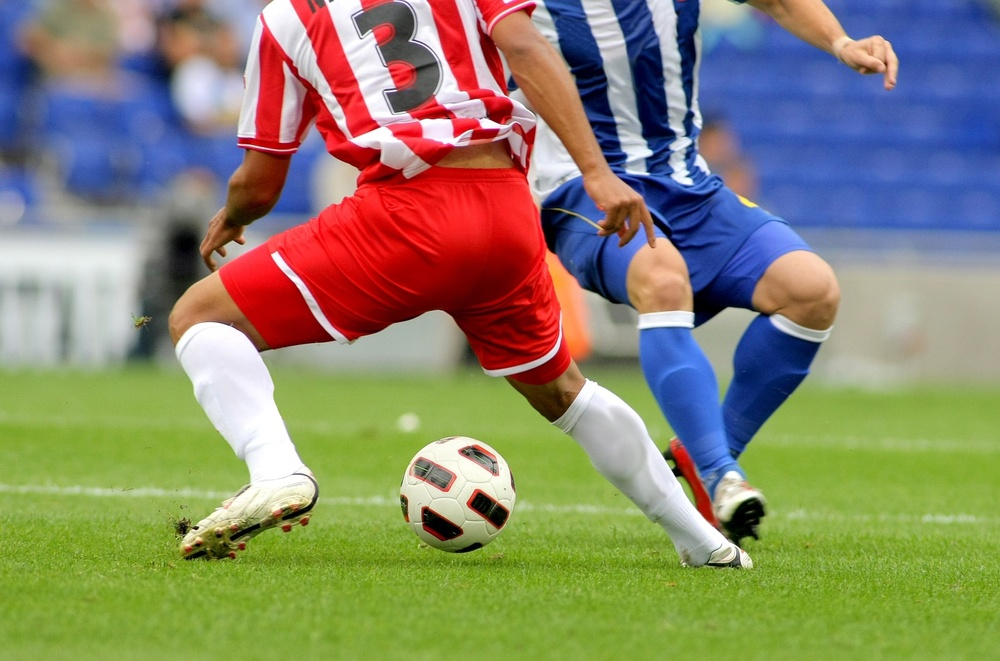
#> input picture wk04/soccer.jpg, 1000 x 661 px, shrunk from 1434 x 948 before the run
$ jupyter execute prac08.ipynb
#> lines starting #> are read from the running program, lines starting #| are printed output that depends on the picture
[cell 1]
import cv2

img = cv2.imread("soccer.jpg")
#> img is the input picture: shape (661, 1000, 3); mean B, G, R 107.3, 133.3, 136.8
threshold1 = 0
threshold2 = 360
aperture_size = 5
L2Gradient = True

edge = cv2.Canny(img, threshold1, threshold2,
                 apertureSize = aperture_size,
                 L2gradient = L2Gradient )
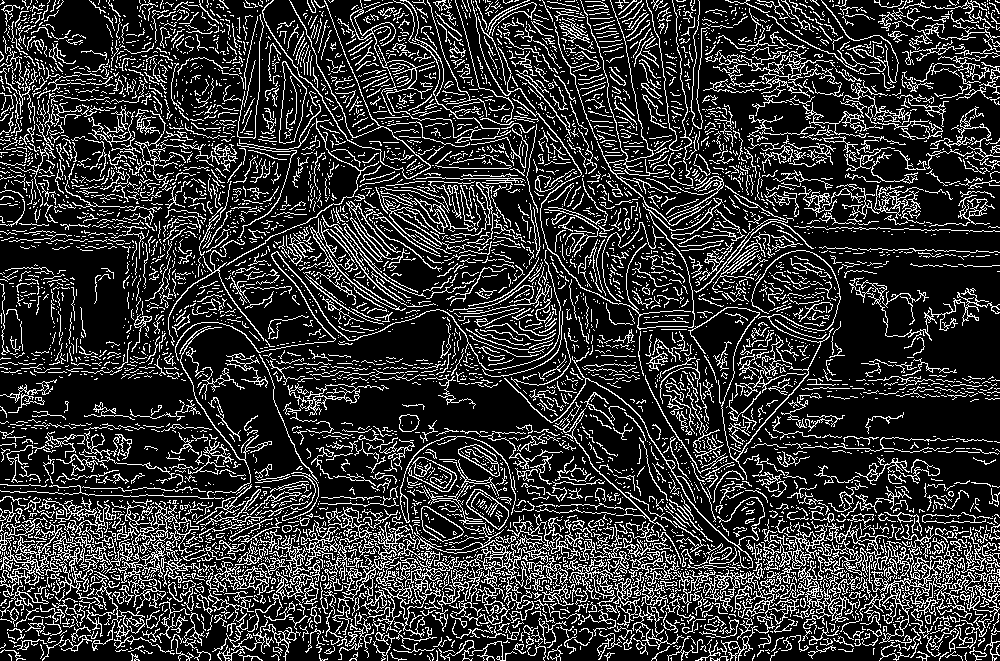
#> edge: shape (661, 1000); 20.3% white in thin lines or dots

cv2.imshow('edge', edge)
cv2.waitKey(0)
cv2.destroyAllWindows()


$ run again, with wk04/apples.jpg copied over wk04/soccer.jpg
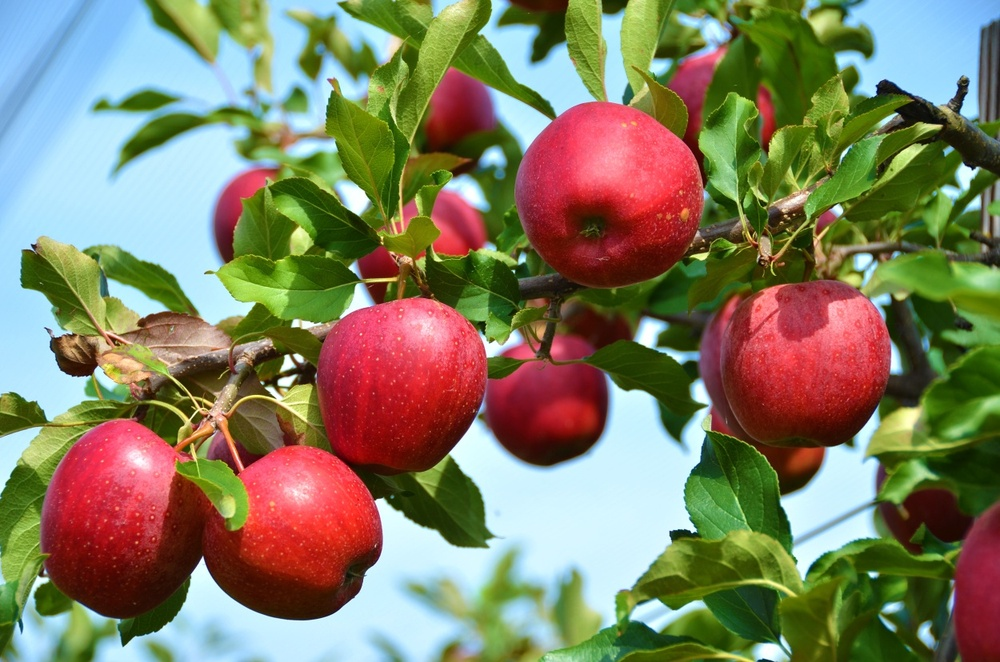
#> input picture wk04/apples.jpg, 1000 x 662 px, shrunk from 1250 x 828 before the run
#> img is the input picture: shape (662, 1000, 3); mean B, G, R 98.6, 125.8, 129.6
#> `edge = cv2.Canny(img, threshold1, threshold2, apertureSize = aperture_..`:
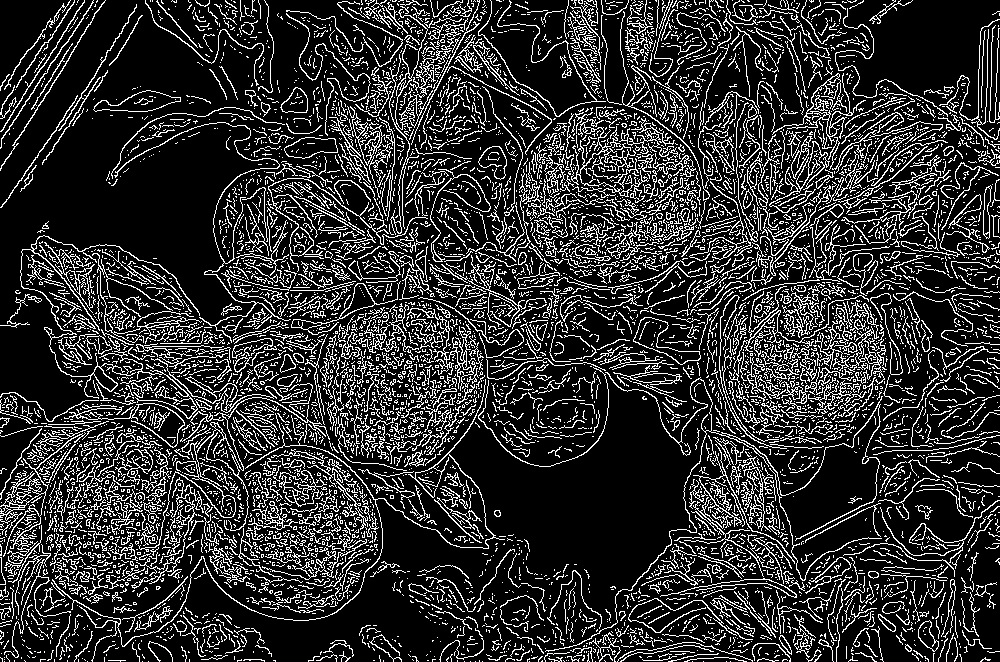
#> edge: shape (662, 1000); 18.8% white in thin lines or dots
